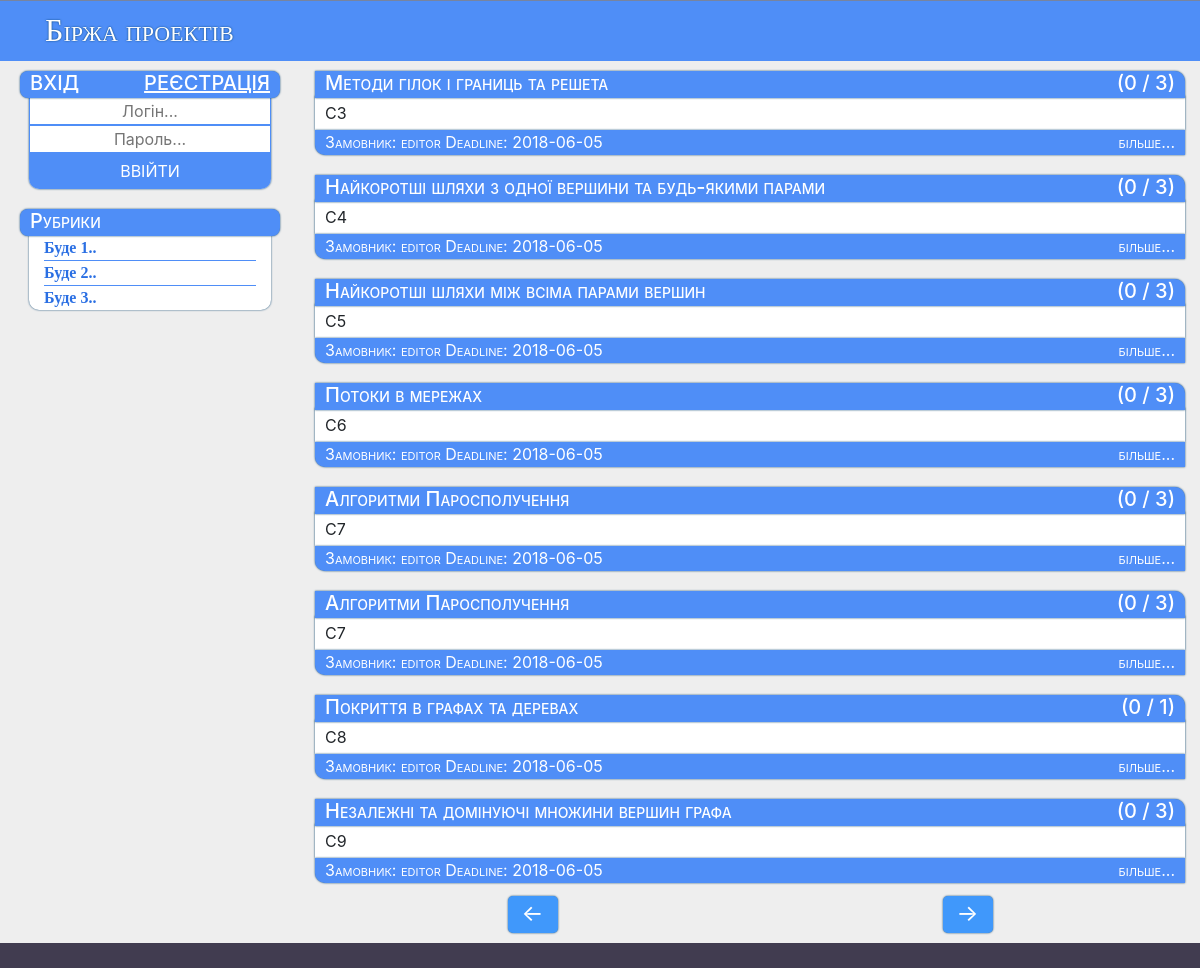
/page/2, run on the app's committed database.
### tables this page shows
CREATE TABLE tasks (
  id integer primary key autoincrement,
  login text not null,
  title text not null,
  description text not null,
  content mediumtext not null,
  max_people integer not null,
  now_people integer,
  date date not null,
  deadline date not null,
  subject text not null
);

### core.py (the view)
@app.route('/page/<int:num>')
def pages(num):
    db = get_db()
    if num <= 1: num = 1; prev = None; title = None
    else: prev = "/page/" + str(num - 1); title = "Page - " + str(num)
    rows = db.execute('select count(*) from tasks').fetchone()[0]
    if app.config['PROJECTS_PER_PAGE']*(num) >= rows: next_ = None
    else: next_ = "/page/" + str(num + 1)
    pr = db.execute('select title, description, id, login, deadline, now_people, max_people from tasks order by id desc limit ? offset ?', [app.config['PROJECTS_PER_PAGE'], app.config['PROJECTS_PER_PAGE']*(num-1)])
    return render_template('index.html', projects = pr, title=title, previous = prev, next = next_)

### core.py (called while the page is built)
def connect_db():
    rv = sqlite3.connect(app.config['DATABASE'])
    rv.row_factory = sqlite3.Row
    return rv

def get_db():
    if not hasattr(g, 'sqlite_db'):
        g.sqlite_db = connect_db()
    return g.sqlite_db

### templates/index.html
{% extends "layout.html" %}
{% block body %}
{% for p in projects %}
  					<div class="article">
						<h5 class="article-head title"><a href="/task/{{p.id}}">{{ p.title }} <div class="right">({{ p.now_people }} / {{ p.max_people }})</div></a></h5>
						<div class="text">
							{{ p.description }}
						</div>
						<div class="article-bottom title">
							<a>Замовник: </a><a href="/profile/{{ p.login }}">{{ p.login }}</a>
							<a>Deadline: {{ p.deadline }}</a>
							<a class="read_more" href="/task/{{ p.id }}">більше...</a>
						</div>
					</div>
{% endfor %}
				<div class="nav">
					{% if previous %}
					<a href="{{ previous }}" class="left">&#8592;</a>
					{% endif %}
					{% if next %}
					<a href="{{ next }}" class="right">&#8594;</a>
					{% endif %}
				</div>
{% endblock %}

### static/style.css (style rules this page uses)
body { background: #eee !important; }
.article { padding: 10px 0px; }
.article .text { box-shadow: 0px 0px 2px #013e6b; margin-top: -10px; padding: 5px 10px 5px 10px; background: #fff; }
.article-bottom { height: 25px; background: #4f8ef7; padding: 0px 10px 3px; border-radius: 0px 0px 0px 10px; box-shadow: 0px 0px 2px #013e6b; }
.article-bottom .read_more { float: right; }
.article-bottom a, .article-head a { color: #fff; text-decoration: none !important; }
.article-head { background: #4f8ef7; padding: 0px 10px 3px; border-radius: 0px 10px 0px 0px; box-shadow: 0px 0px 2px #013e6b; }
.title { overflow: hidden; font-variant: small-caps; position: relative; color: white; z-index: 99; }
.nav { padding: 3px 0px 10px 0px; }
.nav a { text-decoration: none; color: #fff; background: #4098fb; border-radius: 5px; margin-left: auto; margin-right: auto; height: 37px; width: 50px; font-size: 23px; text-align: center; box-shadow: 0px 0px 2px #013e6b; }
.nav .right { float: right; }
.nav .left { float: left; }
.right { float: right; }

### data on the page
tasks: title "Методи гілок і границь та решета", now_people "0", max_people "3", description "C3", login "editor", deadline "2018-06-05"
tasks: title "Найкоротші шляхи з одної вершини та будь-якими парами", now_people "0", max_people "3", description "C4", login "editor", deadline "2018-06-05"
tasks: title "Найкоротші шляхи між всіма парами вершин", now_people "0", max_people "3", description "C5", login "editor", deadline "2018-06-05"
tasks: title "Потоки в мережах", now_people "0", max_people "3", description "C6", login "editor", deadline "2018-06-05"
tasks: title "Алгоритми Паросполучення", now_people "0", max_people "3", description "C7", login "editor", deadline "2018-06-05"
tasks: title "Алгоритми Паросполучення", now_people "0", max_people "3", description "C7", login "editor", deadline "2018-06-05"
tasks: title "Покриття в графах та деревах", now_people "0", max_people "1", description "C8", login "editor", deadline "2018-06-05"
tasks: title "Незалежні та домінуючі множини вершин графа", now_people "0", max_people "3", description "C9", login "editor", deadline "2018-06-05"
